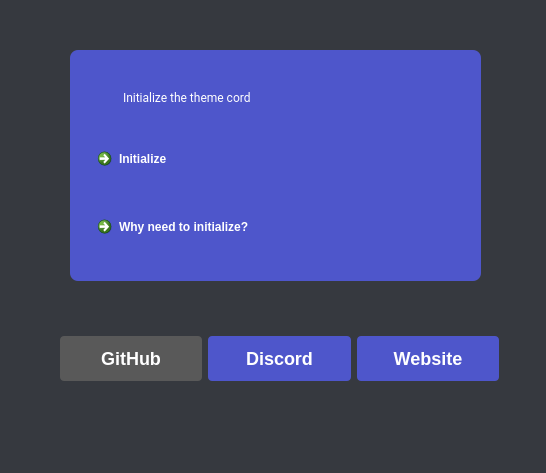
<?xml version="1.0" encoding="UTF-8"?>
<ui version="4.0">
 <class>MainWindow</class>
 <widget class="QMainWindow" name="MainWindow">
  <property name="geometry">
   <rect>
    <x>0</x>
    <y>0</y>
    <width>546</width>
    <height>473</height>
   </rect>
  </property>
  <property name="windowTitle">
   <string>MainWindow</string>
  </property>
  <property name="styleSheet">
   <string notr="true">    font-family: 'Roboto', sans-serif;
    color: #FFF;
    background-color: #36393f;</string>
  </property>
  <widget class="QWidget" name="centralwidget">
   <widget class="QWidget" name="horizontalLayoutWidget">
    <property name="geometry">
     <rect>
      <x>60</x>
      <y>310</y>
      <width>439</width>
      <height>98</height>
     </rect>
    </property>
    <layout class="QHBoxLayout" name="horizontalLayout">
     <item>
      <widget class="QPushButton" name="Github">
       <property name="styleSheet">
        <string notr="true">

* {
    display: inline-block;
    padding: 12px 30px;
    font-size: 18px;
    font-weight: bold;
    text-transform: uppercase;
    background-color: rgb(89, 89, 89);
    color: #FFF;
    border-radius: 4px;
    text-decoration: none;
    transition: background-color 0.3s ease;
}

*:hover {
    background-color: rgb(40, 40, 40);
    color: #FFF;
}</string>
       </property>
       <property name="text">
        <string>GitHub</string>
       </property>
      </widget>
     </item>
     <item>
      <widget class="QPushButton" name="Discord">
       <property name="styleSheet">
        <string notr="true">

* {
    display: inline-block;
    padding: 12px 30px;
    font-size: 18px;
    font-weight: bold;
    text-transform: uppercase;
    background-color: #4e56cb;
    color: #FFF;
    border-radius: 4px;
    text-decoration: none;
    transition: background-color 0.3s ease;
}

*:hover {
    background-color: #3641d4;
    color: #FFF;
}</string>
       </property>
       <property name="text">
        <string>Discord</string>
       </property>
      </widget>
     </item>
     <item>
      <widget class="QPushButton" name="Website">
       <property name="styleSheet">
        <string notr="true">

* {
    display: inline-block;
    padding: 12px 30px;
    font-size: 18px;
    font-weight: bold;
    text-transform: uppercase;
    background-color: #4e56cb;
    color: #FFF;
    border-radius: 4px;
    text-decoration: none;
    transition: background-color 0.3s ease;
}

*:hover {
    background-color: #3641d4;
    color: #FFF;
}</string>
       </property>
       <property name="text">
        <string>Website</string>
       </property>
      </widget>
     </item>
    </layout>
   </widget>
   <widget class="QFrame" name="frame">
    <property name="geometry">
     <rect>
      <x>60</x>
      <y>40</y>
      <width>431</width>
      <height>251</height>
     </rect>
    </property>
    <property name="styleSheet">
     <string notr="true">*{
            width: 300px;
            background-color: #4e56cb;
            border-radius: 8px;
            box-shadow: 0 2px 4px rgba(0, 0, 0, 0.1);
            margin: 10px;
            padding: 20px;
            text-align: center;
            color: #fff;
}
* img {
            max-width: 100%;
            height: auto;
            margin-bottom: 10px;
        }

       * h3 {
            font-size: 1.2rem;
            font-weight: bold;
            margin-bottom: 10px;
        }

        * p {
            font-size: 0.9rem;
            color: #fff;
        }
        * a {
            display: inline-block;
            padding: 12px 30px;
            font-size: 18px;
            font-weight: bold;
            text-transform: uppercase;
            background-color: #65b557;
            color: #FFF;
            border-radius: 4px;
            text-decoration: none;
            transition: background-color 0.3s ease;
        }
        * a:hover{
            background-color: #1f8c0b;
            color: #FFF;
        }</string>
    </property>
    <property name="frameShape">
     <enum>QFrame::StyledPanel</enum>
    </property>
    <property name="frameShadow">
     <enum>QFrame::Raised</enum>
    </property>
    <widget class="QWidget" name="verticalLayoutWidget">
     <property name="geometry">
      <rect>
       <x>30</x>
       <y>20</y>
       <width>371</width>
       <height>211</height>
      </rect>
     </property>
     <layout class="QVBoxLayout" name="verticalLayout">
      <item>
       <widget class="QLabel" name="label">
        <property name="font">
         <font>
          <family>Roboto,sans-serif</family>
         </font>
        </property>
        <property name="text">
         <string>Initialize the theme cord</string>
        </property>
       </widget>
      </item>
      <item>
       <widget class="QCommandLinkButton" name="Initialize">
        <property name="text">
         <string>Initialize</string>
        </property>
       </widget>
      </item>
      <item>
       <widget class="QCommandLinkButton" name="WhyInitialize">
        <property name="text">
         <string>Why need to initialize?</string>
        </property>
       </widget>
      </item>
     </layout>
    </widget>
   </widget>
  </widget>
  <widget class="QMenuBar" name="menubar">
   <property name="geometry">
    <rect>
     <x>0</x>
     <y>0</y>
     <width>546</width>
     <height>24</height>
    </rect>
   </property>
  </widget>
  <widget class="QStatusBar" name="statusbar"/>
 </widget>
 <resources/>
 <connections/>
</ui>
